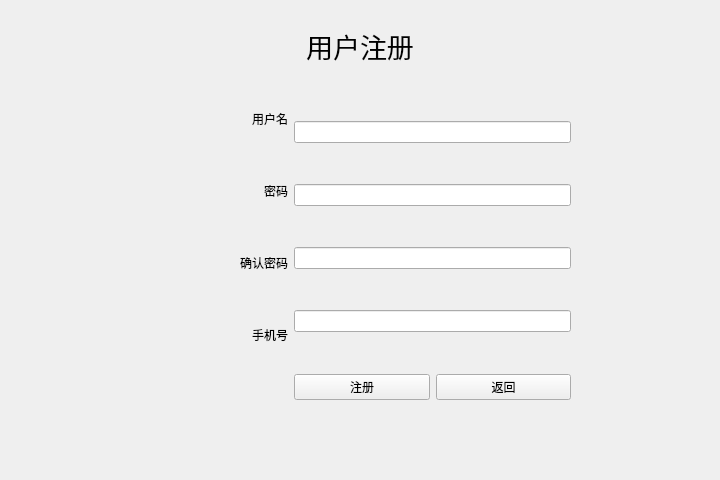
<?xml version="1.0" encoding="UTF-8"?>
<ui version="4.0">
 <class>Signin</class>
 <widget class="QWidget" name="Signin">
  <property name="geometry">
   <rect>
    <x>0</x>
    <y>0</y>
    <width>720</width>
    <height>480</height>
   </rect>
  </property>
  <property name="minimumSize">
   <size>
    <width>720</width>
    <height>480</height>
   </size>
  </property>
  <property name="maximumSize">
   <size>
    <width>720</width>
    <height>480</height>
   </size>
  </property>
  <property name="windowTitle">
   <string>Form</string>
  </property>
  <layout class="QGridLayout" name="gridLayout" rowstretch="1,2,2,1,1" columnstretch="1,1,2,1">
   <item row="0" column="1" colspan="2">
    <layout class="QVBoxLayout" name="verticalLayout">
     <item>
      <widget class="QLabel" name="label_3">
       <property name="font">
        <font>
         <pointsize>20</pointsize>
        </font>
       </property>
       <property name="text">
        <string>用户注册</string>
       </property>
       <property name="alignment">
        <set>Qt::AlignCenter</set>
       </property>
      </widget>
     </item>
    </layout>
   </item>
   <item row="1" column="0">
    <spacer name="horizontalSpacer">
     <property name="orientation">
      <enum>Qt::Horizontal</enum>
     </property>
     <property name="sizeHint" stdset="0">
      <size>
       <width>134</width>
       <height>20</height>
      </size>
     </property>
    </spacer>
   </item>
   <item row="1" column="1" rowspan="2">
    <layout class="QVBoxLayout" name="verticalLayout_4">
     <item>
      <widget class="QLabel" name="label_4">
       <property name="text">
        <string>用户名</string>
       </property>
       <property name="alignment">
        <set>Qt::AlignRight|Qt::AlignTrailing|Qt::AlignVCenter</set>
       </property>
      </widget>
     </item>
     <item>
      <widget class="QLabel" name="label">
       <property name="text">
        <string>密码</string>
       </property>
       <property name="alignment">
        <set>Qt::AlignRight|Qt::AlignTrailing|Qt::AlignVCenter</set>
       </property>
      </widget>
     </item>
     <item>
      <widget class="QLabel" name="label_5">
       <property name="text">
        <string>确认密码</string>
       </property>
       <property name="alignment">
        <set>Qt::AlignRight|Qt::AlignTrailing|Qt::AlignVCenter</set>
       </property>
      </widget>
     </item>
     <item>
      <widget class="QLabel" name="label_2">
       <property name="text">
        <string>手机号</string>
       </property>
       <property name="alignment">
        <set>Qt::AlignRight|Qt::AlignTrailing|Qt::AlignVCenter</set>
       </property>
      </widget>
     </item>
    </layout>
   </item>
   <item row="1" column="2" rowspan="2">
    <layout class="QVBoxLayout" name="verticalLayout_2">
     <item>
      <widget class="QLineEdit" name="user_name"/>
     </item>
     <item>
      <widget class="QLineEdit" name="passwd"/>
     </item>
     <item>
      <widget class="QLineEdit" name="passwd_confirm"/>
     </item>
     <item>
      <widget class="QLineEdit" name="phone"/>
     </item>
    </layout>
   </item>
   <item row="2" column="3">
    <spacer name="horizontalSpacer_2">
     <property name="orientation">
      <enum>Qt::Horizontal</enum>
     </property>
     <property name="sizeHint" stdset="0">
      <size>
       <width>134</width>
       <height>20</height>
      </size>
     </property>
    </spacer>
   </item>
   <item row="3" column="2">
    <layout class="QHBoxLayout" name="horizontalLayout">
     <item>
      <widget class="QPushButton" name="signin_button">
       <property name="text">
        <string>注册</string>
       </property>
      </widget>
     </item>
     <item>
      <widget class="QPushButton" name="back_button">
       <property name="text">
        <string>返回</string>
       </property>
      </widget>
     </item>
    </layout>
   </item>
   <item row="4" column="2">
    <spacer name="verticalSpacer">
     <property name="orientation">
      <enum>Qt::Vertical</enum>
     </property>
     <property name="sizeHint" stdset="0">
      <size>
       <width>20</width>
       <height>60</height>
      </size>
     </property>
    </spacer>
   </item>
   <item row="3" column="1">
    <widget class="QLabel" name="massage">
     <property name="text">
      <string/>
     </property>
    </widget>
   </item>
  </layout>
 </widget>
 <resources/>
 <connections/>
</ui>
